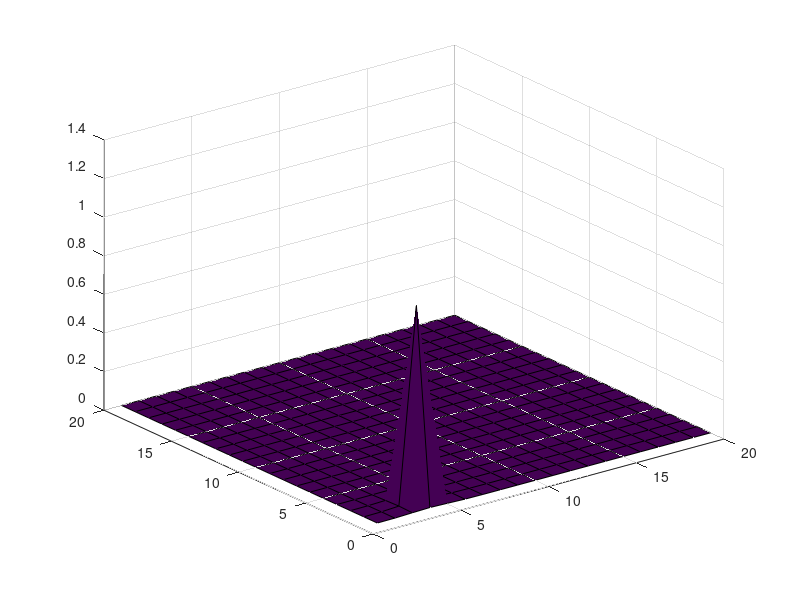

MATLAB code for this plot: (Note: this script raises an error after producing the figure.)
FeedingRate = 0.5;
DyingRate = 0.1
GrowthRate = 2;
Sigma = 1;
CreatedFood = 0.6;

 RecordVideo = 1;
 
[x,y] = meshgrid(1:20,1:20);
PopulationSize = zeros(size(x));


FoodSupply = 0.1*ones(size(x)) + 0.01*rand(size(x));
GroundFood = FoodSupply;
dt = 0.1;
TotalTime = 2000*dt
SpreadingSize = 0.1;

AvailableFood = GroundFood;

for t = 0:dt:TotalTime
    
    %% random pertubation
    if mod(t,40*dt) == 0
        FoodSupply;
    PopulationSize(ceil(length(x)^2*rand(1,1))) = 1;
    end
    
    
d_FoodSupply = -FeedingRate*PopulationSize.*AvailableFood + CreatedFood*(PopulationSize > SpreadingSize).*AvailableFood ;


d_PopulationSize = (-DyingRate*PopulationSize + GrowthRate*FoodSupply.*PopulationSize)*dt;


FoodSupply = d_FoodSupply + FoodSupply;



PopulationSize = PopulationSize + d_PopulationSize;
x_WithPopulation = x.*(PopulationSize > SpreadingSize);
y_WithPopulation = y.*(PopulationSize > SpreadingSize);
for i = 1:length(x)^2
    for j = 1:length(x)^2
       PopulationSize(j) = PopulationSize(j) + d_PopulationSize(i)*exp(-((x_WithPopulation(i)-x(j))^2 + (y_WithPopulation(i)-y(j))^2)/(2*Sigma^2));
    end
end

PopulationSize = PopulationSize.*(PopulationSize >0);
FoodSupply = FoodSupply.*(FoodSupply>0);


s = surf(x,y,PopulationSize);
s.FaceColor = 'interp';
s.EdgeColor = 'none';
set(gca,'xtick',[]);
set(gca,'ytick',[]);
set(gca,'ztick',[]);
zlim([0 10])
view(0,60)
f(round(t/dt)+1) = getframe(gcf);

end

if RecordVideo ==1
v = VideoWriter('NonLinearDynaimcs.avi','Uncompressed AVI');
open(v)
writeVideo(v,f)
close(v)
end


%AvailableFood = GroundFood + TransferedFood
%TransferedFood = GroundFood.*(PopulationSize ~= 0)*exp(-((x-x')^2 + (y-y')^2)/sigma)